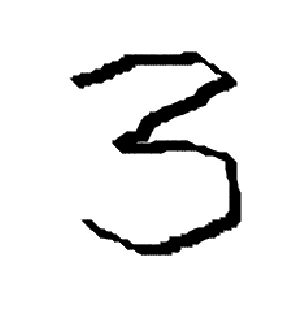
#> input picture test_image2.png, 282 x 324 px
$ jupyter execute --allow-errors Model_test.ipynb
#> lines starting #> are read from the running program, lines starting #| are printed output that depends on the picture
#> the answer given: test_image2.png
# Loading Model and Tesing it.

[cell 1]
import pandas as pd
import numpy as np
import joblib
from PIL import Image# used for image preprocessing

#> (a cell that did not finish here is left out)

#> (a cell that did not finish here is left out)

#> (a cell that did not finish here is left out)

### Now, taking image as input for digit classifiction.

[cell 5]
def preprocess_input(image_path):
#> called with image_path = 'test_image2.png'
    original_image = Image.open(image_path).convert("L")  # Converting to grayscale
    resized_image = original_image.resize((28, 28))# Resizing the image into (28, 28)
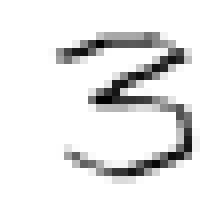
#> resized_image: PIL image 28x28 L (shown 8 times larger); min 0, max 255, mean 233.9
    processed_image = np.array(resized_image) / 255.0
    processed_image = processed_image.reshape(28, 28, 1)
    return processed_image
